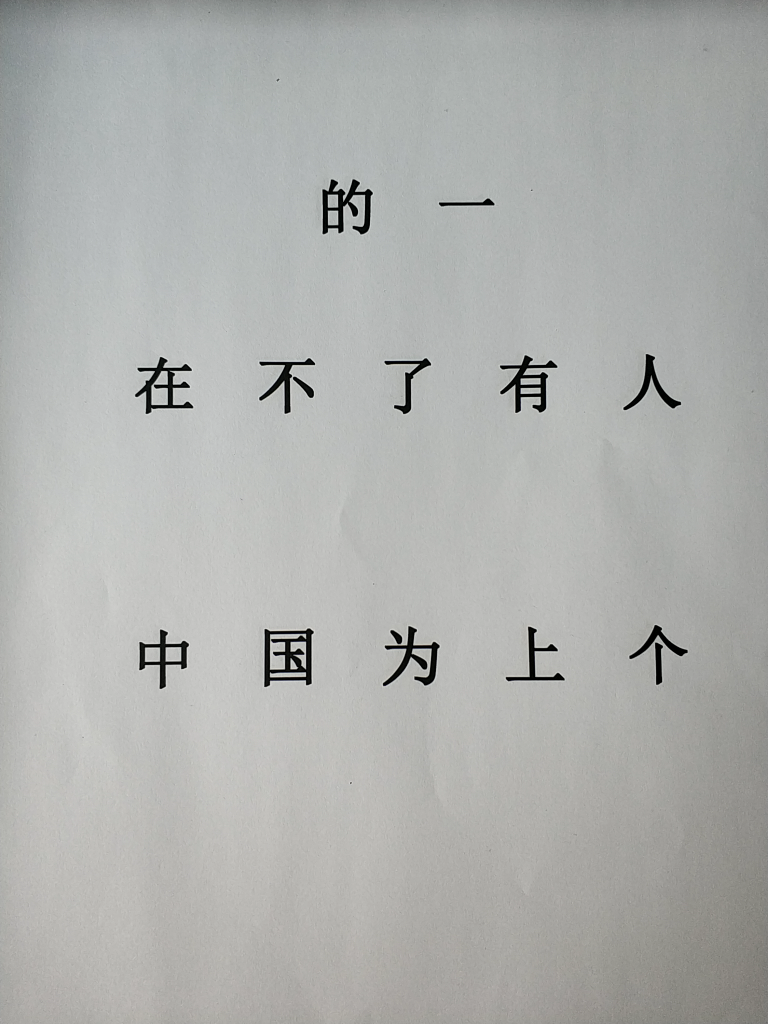
#> input picture tool/static/word.png, 1536 x 2048 px, found by its file name (shown at 1/2 size)
$ python cut.py
#> lines starting #> are read from the running program, lines starting #| are printed output that depends on the picture
import cv2
import numpy
import pytesseract


# [5 lines of commented-out code are left out]
point = [580,775] # 不


image_row = cv2.imread('/Users/zhengjiayu/DjangoProject/bishe/tool/static/word.png')
#> image_row is the input picture: shape (2048, 1536, 3); mean B, G, R 173.4, 175.7, 174.3

sp = image_row.shape
#> sp = (2048, 1536, 3)
rows, cols, = image_row.shape[0:2]
#> rows = 2048; cols = 1536
# image_resize = cv2.resize(image_row,(int(cols/4),int(rows/4)))
# cv2.imshow("image_resize", image_resize)
row1 = point[1]
col1 = point[0]

print(sp[0],sp[1])
#| 2048 1536

print(row1,col1)
# image = image_row[650:900,200:700]
image_cut = image_row[row1-80:row1+80,col1-80:col1+80]
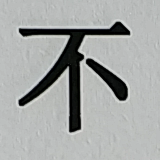
#> image_cut: shape (160, 160, 3); mean B, G, R 165.7, 167, 164.5
# image_cut = image_resize[row1-20:row1+20,col1-20:col1+90]
cv2.imshow("image_cut", image_cut)
cv2.imwrite("/Users/zhengjiayu/DjangoProject/bishe/tool/static/zai.png",image_cut)
# [14 lines of commented-out code are left out]

#> (the run stopped early here; a loop or call above may not have finished)
